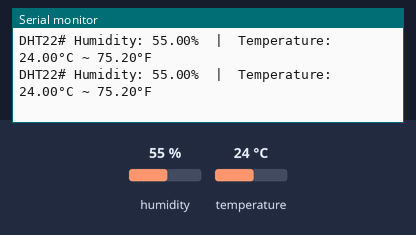
Recording of a program running on a simulated Raspberry Pi Pico. Shown: the last lines printed to the serial monitor. The inputs (shaded band) are chosen by the test bench; at power-on: humidity 55 %, temperature 24 °C.

Above: at 4.8 s.
4.9 s: humidity set to 22 %
At 6.7 s:
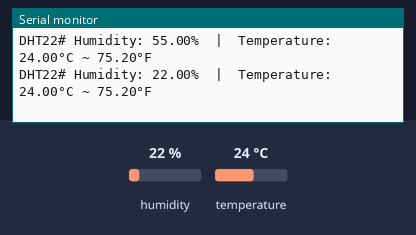
7.9 s: temperature set to 12 °C
At 8.4 s:
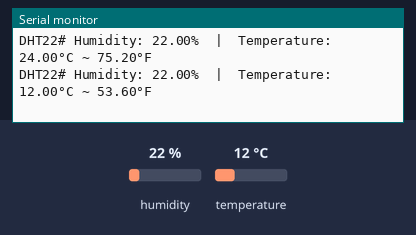
10.9 s: humidity set to 40 %
At 13.1 s:
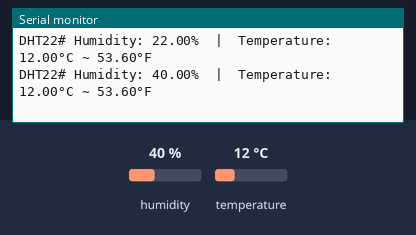
Timing chart, 0 to 14.6 s (numbered marks = the images above; inputs shaded):
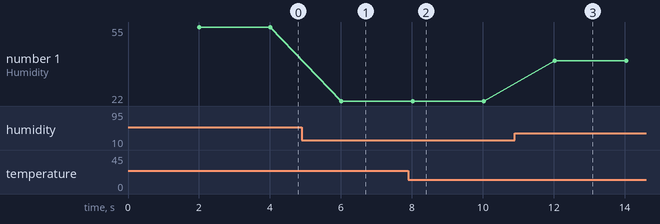

Measured:
- after the input at 4.9 s, the serial monitor: prints a new line after 1.1 s (image 1)
- after the input at 7.9 s, the serial monitor: prints a new line after 0.12 s (image 2)
- after the input at 10.9 s, the serial monitor: prints a new line after 1.1 s (image 3)
- plotted number 1: 22 → 40 after the input at 10.9 s

The program:

main.cpp
```cpp
#include <Arduino.h>
#include <Adafruit_sensor.h>
#include <DHT_U.h>
#include <DHT.h>

#define DHT22_PIN 13

DHT dht22(DHT22_PIN, DHT22);

void setup() {
  Serial.begin(9600);
  dht22.begin(); // initialize the DHT22 sensor
}

void loop() {
  // wait a few seconds between measurements.
  delay(2000);

  // read humidity
  float humi  = dht22.readHumidity();
  // read temperature as Celsius
  float tempC = dht22.readTemperature();
  // read temperature as Fahrenheit
  float tempF = dht22.readTemperature(true);

  // check if any reads failed
  if (isnan(humi) || isnan(tempC) || isnan(tempF)) {
    Serial.println("Failed to read from DHT22 sensor!");
  } else {
    Serial.print("DHT22# Humidity: ");
    Serial.print(humi);
    Serial.print("%");

    Serial.print("  |  ");

    Serial.print("Temperature: ");
    Serial.print(tempC);
    Serial.print("°C ~ ");
    Serial.print(tempF);
    Serial.println("°F");
  }
}
```
